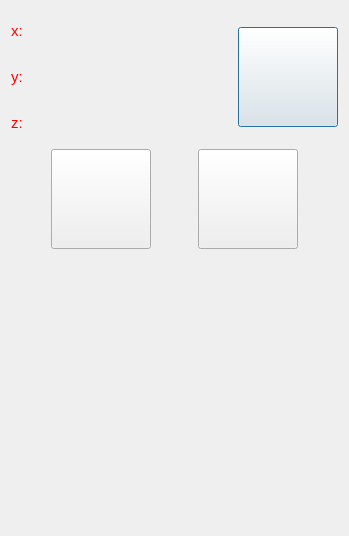
<?xml version="1.0" encoding="UTF-8"?>
<ui version="4.0">
 <class>Mouse_Dialog</class>
 <widget class="QDialog" name="Mouse_Dialog">
  <property name="geometry">
   <rect>
    <x>0</x>
    <y>0</y>
    <width>349</width>
    <height>536</height>
   </rect>
  </property>
  <property name="windowTitle">
   <string>Dialog</string>
  </property>
  <property name="autoFillBackground">
   <bool>true</bool>
  </property>
  <layout class="QVBoxLayout" name="verticalLayout_2">
   <item>
    <layout class="QHBoxLayout" name="horizontalLayout_2">
     <item>
      <layout class="QVBoxLayout" name="verticalLayout">
       <item>
        <widget class="QLabel" name="lbl_x">
         <property name="minimumSize">
          <size>
           <width>150</width>
           <height>40</height>
          </size>
         </property>
         <property name="font">
          <font>
           <pointsize>11</pointsize>
          </font>
         </property>
         <property name="styleSheet">
          <string notr="true">color: rgb(255, 0, 0);</string>
         </property>
         <property name="text">
          <string>x:</string>
         </property>
        </widget>
       </item>
       <item>
        <widget class="QLabel" name="lbl_y">
         <property name="minimumSize">
          <size>
           <width>150</width>
           <height>40</height>
          </size>
         </property>
         <property name="font">
          <font>
           <pointsize>11</pointsize>
          </font>
         </property>
         <property name="styleSheet">
          <string notr="true">color: rgb(255, 0, 0);</string>
         </property>
         <property name="text">
          <string>y:</string>
         </property>
        </widget>
       </item>
       <item>
        <widget class="QLabel" name="lbl_z">
         <property name="minimumSize">
          <size>
           <width>150</width>
           <height>40</height>
          </size>
         </property>
         <property name="font">
          <font>
           <pointsize>11</pointsize>
          </font>
         </property>
         <property name="styleSheet">
          <string notr="true">color: rgb(255, 0, 0);</string>
         </property>
         <property name="text">
          <string>z:</string>
         </property>
        </widget>
       </item>
      </layout>
     </item>
     <item>
      <spacer name="horizontalSpacer_4">
       <property name="orientation">
        <enum>Qt::Horizontal</enum>
       </property>
       <property name="sizeHint" stdset="0">
        <size>
         <width>40</width>
         <height>92</height>
        </size>
       </property>
      </spacer>
     </item>
     <item>
      <widget class="Advance_Button" name="power_button">
       <property name="minimumSize">
        <size>
         <width>100</width>
         <height>100</height>
        </size>
       </property>
       <property name="Picture" stdset="0">
        <pixmap resource="resource.qrc">:/good_images/power.png</pixmap>
       </property>
      </widget>
     </item>
    </layout>
   </item>
   <item>
    <layout class="QHBoxLayout" name="horizontalLayout">
     <item>
      <spacer name="horizontalSpacer">
       <property name="orientation">
        <enum>Qt::Horizontal</enum>
       </property>
       <property name="sizeHint" stdset="0">
        <size>
         <width>40</width>
         <height>20</height>
        </size>
       </property>
      </spacer>
     </item>
     <item>
      <widget class="Advance_Button" name="advance_Button">
       <property name="minimumSize">
        <size>
         <width>100</width>
         <height>100</height>
        </size>
       </property>
       <property name="Picture" stdset="0">
        <pixmap resource="resource.qrc">:/good_images/iOS Styled Icons (14).png</pixmap>
       </property>
      </widget>
     </item>
     <item>
      <spacer name="horizontalSpacer_3">
       <property name="orientation">
        <enum>Qt::Horizontal</enum>
       </property>
       <property name="sizeHint" stdset="0">
        <size>
         <width>40</width>
         <height>20</height>
        </size>
       </property>
      </spacer>
     </item>
     <item>
      <widget class="Advance_Button" name="advance_Button_2">
       <property name="minimumSize">
        <size>
         <width>100</width>
         <height>100</height>
        </size>
       </property>
       <property name="Picture" stdset="0">
        <pixmap resource="resource.qrc">:/good_images/1.png</pixmap>
       </property>
      </widget>
     </item>
     <item>
      <spacer name="horizontalSpacer_2">
       <property name="orientation">
        <enum>Qt::Horizontal</enum>
       </property>
       <property name="sizeHint" stdset="0">
        <size>
         <width>40</width>
         <height>20</height>
        </size>
       </property>
      </spacer>
     </item>
    </layout>
   </item>
   <item>
    <spacer name="verticalSpacer_4">
     <property name="orientation">
      <enum>Qt::Vertical</enum>
     </property>
     <property name="sizeHint" stdset="0">
      <size>
       <width>20</width>
       <height>73</height>
      </size>
     </property>
    </spacer>
   </item>
  </layout>
 </widget>
 <customwidgets>
  <customwidget>
   <class>Advance_Button</class>
   <extends>QPushButton</extends>
   <header>advance_button.h</header>
   <container>1</container>
  </customwidget>
 </customwidgets>
 <resources>
  <include location="resource.qrc"/>
 </resources>
 <connections/>
</ui>
